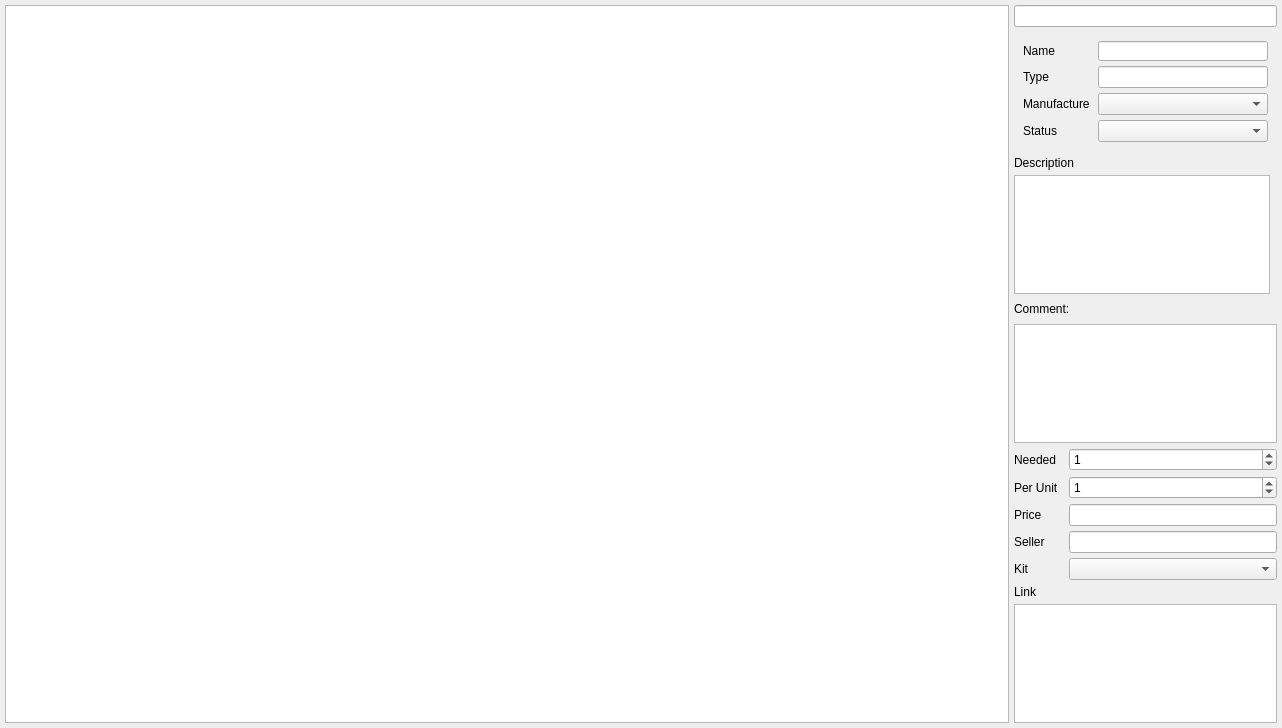
<?xml version="1.0" encoding="UTF-8"?>
<ui version="4.0">
 <class>uiComponentsPage</class>
 <widget class="QWidget" name="uiComponentsPage">
  <property name="geometry">
   <rect>
    <x>0</x>
    <y>0</y>
    <width>1282</width>
    <height>728</height>
   </rect>
  </property>
  <property name="windowTitle">
   <string>Components Page</string>
  </property>
  <layout class="QHBoxLayout" name="horizontalLayout">
   <property name="spacing">
    <number>5</number>
   </property>
   <property name="leftMargin">
    <number>5</number>
   </property>
   <property name="topMargin">
    <number>5</number>
   </property>
   <property name="rightMargin">
    <number>5</number>
   </property>
   <property name="bottomMargin">
    <number>5</number>
   </property>
   <item>
    <widget class="QTreeView" name="uiComponentsView">
     <property name="minimumSize">
      <size>
       <width>1000</width>
       <height>700</height>
      </size>
     </property>
     <property name="alternatingRowColors">
      <bool>true</bool>
     </property>
     <property name="autoExpandDelay">
      <number>1</number>
     </property>
     <property name="indentation">
      <number>15</number>
     </property>
     <property name="itemsExpandable">
      <bool>true</bool>
     </property>
     <property name="sortingEnabled">
      <bool>false</bool>
     </property>
     <property name="animated">
      <bool>true</bool>
     </property>
     <property name="wordWrap">
      <bool>true</bool>
     </property>
     <attribute name="headerCascadingSectionResizes">
      <bool>true</bool>
     </attribute>
     <attribute name="headerMinimumSectionSize">
      <number>50</number>
     </attribute>
     <attribute name="headerDefaultSectionSize">
      <number>150</number>
     </attribute>
    </widget>
   </item>
   <item>
    <widget class="QWidget" name="uiComponentsEditor" native="true">
     <property name="sizePolicy">
      <sizepolicy hsizetype="Fixed" vsizetype="Preferred">
       <horstretch>0</horstretch>
       <verstretch>0</verstretch>
      </sizepolicy>
     </property>
     <layout class="QVBoxLayout" name="verticalLayout">
      <property name="spacing">
       <number>5</number>
      </property>
      <property name="leftMargin">
       <number>0</number>
      </property>
      <property name="topMargin">
       <number>0</number>
      </property>
      <property name="rightMargin">
       <number>0</number>
      </property>
      <property name="bottomMargin">
       <number>0</number>
      </property>
      <item>
       <widget class="QLineEdit" name="uiNumberID">
        <property name="readOnly">
         <bool>true</bool>
        </property>
       </widget>
      </item>
      <item>
       <widget class="QWidget" name="widget" native="true">
        <layout class="QFormLayout" name="formLayout">
         <property name="horizontalSpacing">
          <number>5</number>
         </property>
         <property name="verticalSpacing">
          <number>5</number>
         </property>
         <item row="0" column="0">
          <widget class="QLabel" name="uiNameLabel">
           <property name="minimumSize">
            <size>
             <width>50</width>
             <height>20</height>
            </size>
           </property>
           <property name="text">
            <string>Name</string>
           </property>
          </widget>
         </item>
         <item row="0" column="1">
          <widget class="QLineEdit" name="uiName">
           <property name="minimumSize">
            <size>
             <width>170</width>
             <height>20</height>
            </size>
           </property>
          </widget>
         </item>
         <item row="1" column="0">
          <widget class="QLabel" name="uiTypeLabel">
           <property name="minimumSize">
            <size>
             <width>70</width>
             <height>20</height>
            </size>
           </property>
           <property name="text">
            <string>Type</string>
           </property>
           <property name="alignment">
            <set>Qt::AlignLeading|Qt::AlignLeft|Qt::AlignVCenter</set>
           </property>
          </widget>
         </item>
         <item row="2" column="0">
          <widget class="QLabel" name="uiManufactureLabel">
           <property name="minimumSize">
            <size>
             <width>70</width>
             <height>20</height>
            </size>
           </property>
           <property name="text">
            <string>Manufacture</string>
           </property>
           <property name="alignment">
            <set>Qt::AlignLeading|Qt::AlignLeft|Qt::AlignVCenter</set>
           </property>
          </widget>
         </item>
         <item row="3" column="0">
          <widget class="QLabel" name="uiStatusLabel">
           <property name="minimumSize">
            <size>
             <width>70</width>
             <height>20</height>
            </size>
           </property>
           <property name="text">
            <string>Status</string>
           </property>
           <property name="alignment">
            <set>Qt::AlignLeading|Qt::AlignLeft|Qt::AlignVCenter</set>
           </property>
          </widget>
         </item>
         <item row="3" column="1">
          <widget class="QComboBox" name="uiStatus">
           <property name="editable">
            <bool>false</bool>
           </property>
          </widget>
         </item>
         <item row="1" column="1">
          <widget class="QLineEdit" name="uiType">
           <property name="readOnly">
            <bool>true</bool>
           </property>
          </widget>
         </item>
         <item row="2" column="1">
          <widget class="QComboBox" name="uiManufacture">
           <property name="editable">
            <bool>false</bool>
           </property>
          </widget>
         </item>
        </layout>
       </widget>
      </item>
      <item>
       <widget class="QLabel" name="uiDescriptionLabel">
        <property name="text">
         <string>Description</string>
        </property>
       </widget>
      </item>
      <item>
       <widget class="QPlainTextEdit" name="uiDescription">
        <property name="sizePolicy">
         <sizepolicy hsizetype="Fixed" vsizetype="Preferred">
          <horstretch>0</horstretch>
          <verstretch>0</verstretch>
         </sizepolicy>
        </property>
        <property name="minimumSize">
         <size>
          <width>0</width>
          <height>50</height>
         </size>
        </property>
       </widget>
      </item>
      <item>
       <widget class="QLabel" name="uiCommentLabel">
        <property name="minimumSize">
         <size>
          <width>50</width>
          <height>20</height>
         </size>
        </property>
        <property name="text">
         <string>Comment:</string>
        </property>
       </widget>
      </item>
      <item>
       <widget class="QPlainTextEdit" name="uiComment">
        <property name="sizePolicy">
         <sizepolicy hsizetype="Preferred" vsizetype="Preferred">
          <horstretch>0</horstretch>
          <verstretch>0</verstretch>
         </sizepolicy>
        </property>
        <property name="minimumSize">
         <size>
          <width>0</width>
          <height>50</height>
         </size>
        </property>
       </widget>
      </item>
      <item>
       <layout class="QFormLayout" name="uiQuantityAndPriceContainer_2">
        <item row="0" column="0">
         <widget class="QLabel" name="uiQuantityNeededLabel">
          <property name="text">
           <string>Needed</string>
          </property>
         </widget>
        </item>
        <item row="0" column="1">
         <widget class="QSpinBox" name="uiQuantityNeeded">
          <property name="value">
           <number>1</number>
          </property>
         </widget>
        </item>
        <item row="1" column="0">
         <widget class="QLabel" name="uiQuantityUnitLabel">
          <property name="text">
           <string>Per Unit</string>
          </property>
         </widget>
        </item>
        <item row="1" column="1">
         <widget class="QSpinBox" name="uiQuantityUnit">
          <property name="value">
           <number>1</number>
          </property>
         </widget>
        </item>
        <item row="2" column="0">
         <widget class="QLabel" name="uiPriceUnitLabel">
          <property name="text">
           <string>Price</string>
          </property>
         </widget>
        </item>
        <item row="2" column="1">
         <widget class="QLineEdit" name="uiPriceUnit"/>
        </item>
        <item row="3" column="0">
         <widget class="QLabel" name="uiSellerLabel">
          <property name="minimumSize">
           <size>
            <width>50</width>
            <height>20</height>
           </size>
          </property>
          <property name="text">
           <string>Seller</string>
          </property>
         </widget>
        </item>
        <item row="3" column="1">
         <widget class="QLineEdit" name="uiSeller"/>
        </item>
        <item row="4" column="0">
         <widget class="QLabel" name="uiKitLabel">
          <property name="text">
           <string>Kit</string>
          </property>
         </widget>
        </item>
        <item row="4" column="1">
         <widget class="QComboBox" name="uiKit"/>
        </item>
       </layout>
      </item>
      <item>
       <widget class="QLabel" name="uiLinkLabel">
        <property name="text">
         <string>Link</string>
        </property>
       </widget>
      </item>
      <item>
       <widget class="QPlainTextEdit" name="uiLink">
        <property name="sizePolicy">
         <sizepolicy hsizetype="Preferred" vsizetype="Preferred">
          <horstretch>0</horstretch>
          <verstretch>0</verstretch>
         </sizepolicy>
        </property>
        <property name="minimumSize">
         <size>
          <width>0</width>
          <height>50</height>
         </size>
        </property>
       </widget>
      </item>
     </layout>
    </widget>
   </item>
  </layout>
 </widget>
 <resources/>
 <connections/>
</ui>
